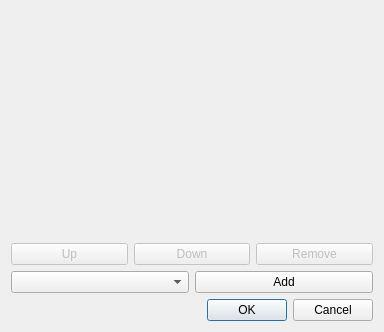
<?xml version="1.0" encoding="UTF-8"?>
<ui version="4.0">
 <class>PropertyObjectsEdit</class>
 <widget class="QDialog" name="PropertyObjectsEdit">
  <property name="geometry">
   <rect>
    <x>0</x>
    <y>0</y>
    <width>384</width>
    <height>332</height>
   </rect>
  </property>
  <property name="windowTitle">
   <string>Edit Property Objects</string>
  </property>
  <layout class="QVBoxLayout" name="verticalLayout">
   <item>
    <widget class="QWidget" name="_editorPlaceholder" native="true"/>
   </item>
   <item>
    <layout class="QHBoxLayout" name="horizontalLayout_2">
     <item>
      <widget class="QPushButton" name="_upButton">
       <property name="enabled">
        <bool>false</bool>
       </property>
       <property name="text">
        <string>Up</string>
       </property>
      </widget>
     </item>
     <item>
      <widget class="QPushButton" name="_downButton">
       <property name="enabled">
        <bool>false</bool>
       </property>
       <property name="text">
        <string>Down</string>
       </property>
      </widget>
     </item>
     <item>
      <widget class="QPushButton" name="_removeButton">
       <property name="enabled">
        <bool>false</bool>
       </property>
       <property name="text">
        <string>Remove</string>
       </property>
      </widget>
     </item>
    </layout>
   </item>
   <item>
    <layout class="QHBoxLayout" name="horizontalLayout">
     <item>
      <widget class="QComboBox" name="_classNames">
       <property name="minimumSize">
        <size>
         <width>100</width>
         <height>0</height>
        </size>
       </property>
      </widget>
     </item>
     <item>
      <widget class="QPushButton" name="_addButton">
       <property name="text">
        <string>Add</string>
       </property>
      </widget>
     </item>
    </layout>
   </item>
   <item>
    <widget class="QDialogButtonBox" name="buttonBox">
     <property name="orientation">
      <enum>Qt::Horizontal</enum>
     </property>
     <property name="standardButtons">
      <set>QDialogButtonBox::Cancel|QDialogButtonBox::Ok</set>
     </property>
    </widget>
   </item>
  </layout>
 </widget>
 <resources/>
 <connections>
  <connection>
   <sender>buttonBox</sender>
   <signal>accepted()</signal>
   <receiver>PropertyObjectsEdit</receiver>
   <slot>accept()</slot>
   <hints>
    <hint type="sourcelabel">
     <x>248</x>
     <y>254</y>
    </hint>
    <hint type="destinationlabel">
     <x>157</x>
     <y>274</y>
    </hint>
   </hints>
  </connection>
  <connection>
   <sender>buttonBox</sender>
   <signal>rejected()</signal>
   <receiver>PropertyObjectsEdit</receiver>
   <slot>reject()</slot>
   <hints>
    <hint type="sourcelabel">
     <x>316</x>
     <y>260</y>
    </hint>
    <hint type="destinationlabel">
     <x>286</x>
     <y>274</y>
    </hint>
   </hints>
  </connection>
 </connections>
</ui>
